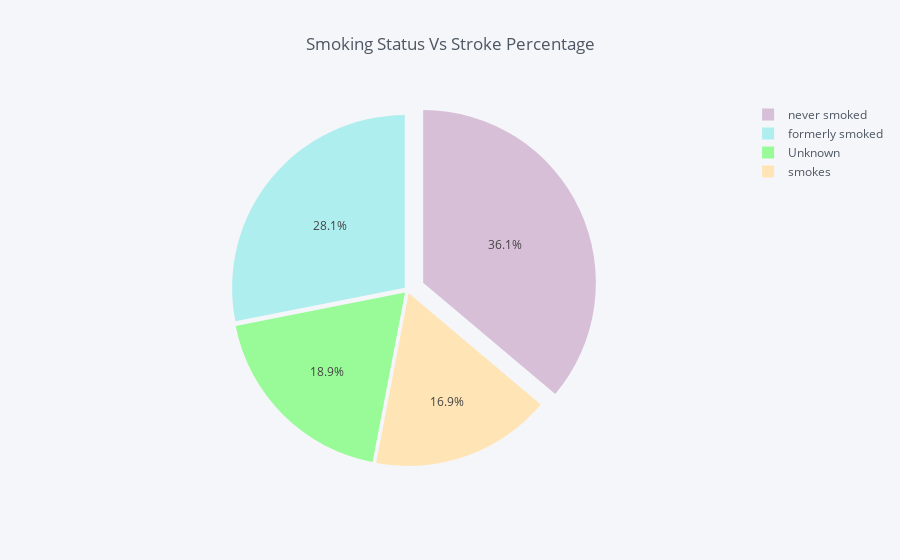

Notebook code for this chart:
### Code cell
smoke = data.groupby(data['smoking_status'])['stroke'].sum()
data_smoke = pd.DataFrame({'labels': smoke.index,'values': smoke.values})
data_smoke.iplot(kind='pie',labels='labels',values='values', title='Smoking Status Vs Stroke Percentage', colors = colors2, 
            pull=[0.02, 0.02, 0.1, 0.02])

### Figure 1 — Plotly figure (JSON) as saved in the notebook; plotly's stock layout.template omitted (floating-point values rounded to 4 significant figures)
{"data": [{"labels": ["Unknown", "formerly smoked", "never smoked", "smokes"], "marker": {"colors": ["rgba(152, 251, 152, 1.0)", "rgba(175, 238, 238, 1.0)", "rgba(216, 191, 216, 1.0)", "rgba(255, 228, 181, 1.0)"]}, "name": "", "pull": [0.02, 0.02, 0.1, 0.02], "type": "pie", "values": [47, 70, 90, 42]}], "layout": {"legend": {"bgcolor": "#F5F6F9", "font": {"color": "#4D5663"}}, "paper_bgcolor": "#F5F6F9", "plot_bgcolor": "#F5F6F9", "title": "Smoking Status Vs Stroke Percentage", "titlefont": {"color": "#4D5663"}}}
